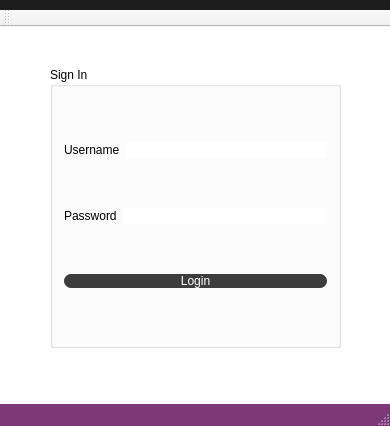
<?xml version="1.0" encoding="UTF-8"?>
<ui version="4.0">
 <class>MainWindow</class>
 <widget class="QMainWindow" name="MainWindow">
  <property name="geometry">
   <rect>
    <x>0</x>
    <y>0</y>
    <width>390</width>
    <height>426</height>
   </rect>
  </property>
  <property name="windowTitle">
   <string>MainWindow</string>
  </property>
  <property name="styleSheet">
   <string notr="true">QMainWindow{
background-color: #ffffff;
}

QMenuBar{
background-color:#1d1d1d;
padding:5px;
	font: 12pt &quot;MS Shell Dlg 2&quot;;
}

QMenuBar::item{
background-color:#1d1d1d;
color:#fff;
padding:5px;

}

QMenu{
color:#fff;
padding:0;
}

QMenu::item:selected{
color:#fff;
background-color:#00aba9;
}

QTableWidget{
background-color:#3d3d3d;
color:#fff;
  selection-background-color: #da532c;
border:solid;
border-width:3px;
border-color:#da532c;
}
QHeaderView::section{
background-color:qlineargradient(spread:pad, x1:0, y1:0, x2:1, y2:0, stop:0 rgba(20, 158, 217, 255), stop:1 rgba(36, 158, 217, 255));
border:none;
border-top-style:solid;
border-width:1px;
border-top-color:qlineargradient(spread:pad, x1:0, y1:0, x2:1, y2:0, stop:0 rgba(20, 158, 217, 255), stop:1 rgba(36, 158, 217, 255));
color:#fff;

}
QHeaderView{
background-color:qlineargradient(spread:pad, x1:0, y1:0, x2:1, y2:0, stop:0 rgba(20, 158, 217, 255), stop:1 rgba(36, 158, 217, 255));

border:none;
border-top-style:solid;
border-width:1px;
border-top-color:#149ED9;
color:#fff;
	font: 75 12pt &quot;Calibri&quot;;
}

QTableCornerButton::section{
border:none;
background-color:#149ED9;
}

QListWidget{
background-color:#3d3d3d;
color:#fff;
}

QMenu{
background-color:#3d3d3d;
}
QStatusBar{
background-color:#7e3878;
color:#fff;
}

QPushButton{
border-style:solid;

background-color:#3d3d3d;
color:#fff;
border-radius:7px;
}
QPushButton:hover{
color:#ccc;
	background-color: qlineargradient(spread:pad, x1:0.517, y1:0, x2:0.517, y2:1, stop:0 rgba(45, 45, 45, 255), stop:0.505682 rgba(45, 45, 45, 255), stop:1 rgba(29, 29, 29, 255));
	border-color:#2d89ef;
border-width:2px;
}

QPushButton:pressed{
background-color: qlineargradient(spread:pad, x1:0.517, y1:0, x2:0.517, y2:1, stop:0 rgba(29, 29, 29, 255), stop:0.505682 rgba(45, 45, 45, 255), stop:1 rgba(29, 29, 29, 255));
}


QTabWidget::tab{
background-color:#3d3d3d;
}

QLineEdit{
border-radius:0;
}

QProgressBar{
border-radius:0;
text-align:center;
color:#fff;
background-color:transparent;
border: 2px solid #e3a21a;
border-radius:7px;
	font: 75 12pt &quot;Open Sans&quot;;

}

QProgressBar::chunk{
background-color:#2d89ef;
width:20px;
}</string>
  </property>
  <widget class="QWidget" name="widget">
   <widget class="QGroupBox" name="groupBox">
    <property name="geometry">
     <rect>
      <x>50</x>
      <y>40</y>
      <width>291</width>
      <height>281</height>
     </rect>
    </property>
    <property name="title">
     <string>Sign In</string>
    </property>
    <layout class="QVBoxLayout" name="verticalLayout">
     <item>
      <layout class="QHBoxLayout" name="horizontalLayout">
       <item>
        <widget class="QLabel" name="UsernameLabel">
         <property name="text">
          <string>Username</string>
         </property>
        </widget>
       </item>
       <item>
        <widget class="QLineEdit" name="UsernameLineEdit"/>
       </item>
      </layout>
     </item>
     <item>
      <layout class="QHBoxLayout" name="horizontalLayout_2">
       <item>
        <widget class="QLabel" name="PasswordLabel">
         <property name="text">
          <string>Password</string>
         </property>
        </widget>
       </item>
       <item>
        <widget class="QLineEdit" name="PasswordLineEdit">
         <property name="echoMode">
          <enum>QLineEdit::Password</enum>
         </property>
        </widget>
       </item>
      </layout>
     </item>
     <item>
      <widget class="QPushButton" name="LoginButton">
       <property name="text">
        <string>Login</string>
       </property>
      </widget>
     </item>
    </layout>
   </widget>
  </widget>
  <widget class="QMenuBar" name="menuBar">
   <property name="geometry">
    <rect>
     <x>0</x>
     <y>0</y>
     <width>390</width>
     <height>39</height>
    </rect>
   </property>
  </widget>
  <widget class="QToolBar" name="mainToolBar">
   <attribute name="toolBarArea">
    <enum>TopToolBarArea</enum>
   </attribute>
   <attribute name="toolBarBreak">
    <bool>false</bool>
   </attribute>
  </widget>
  <widget class="QStatusBar" name="statusBar"/>
 </widget>
 <layoutdefault spacing="6" margin="11"/>
 <resources/>
 <connections/>
</ui>
